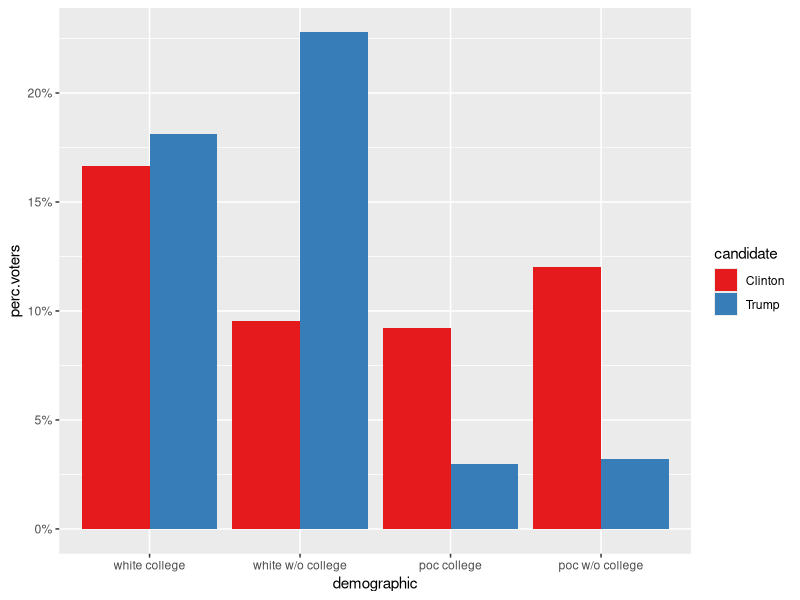
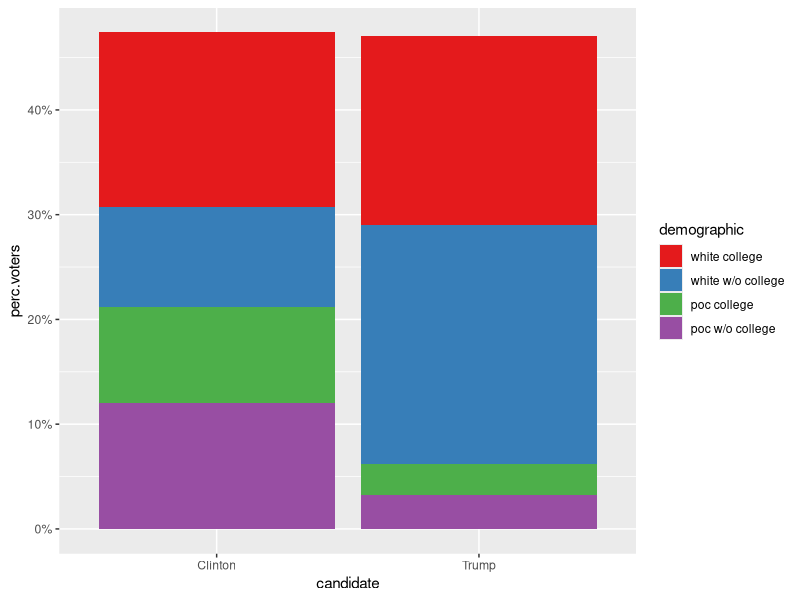
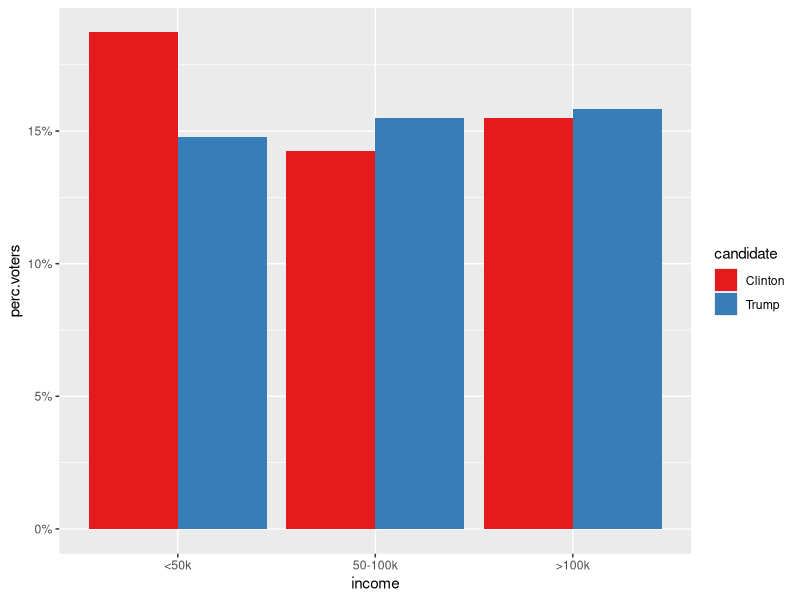
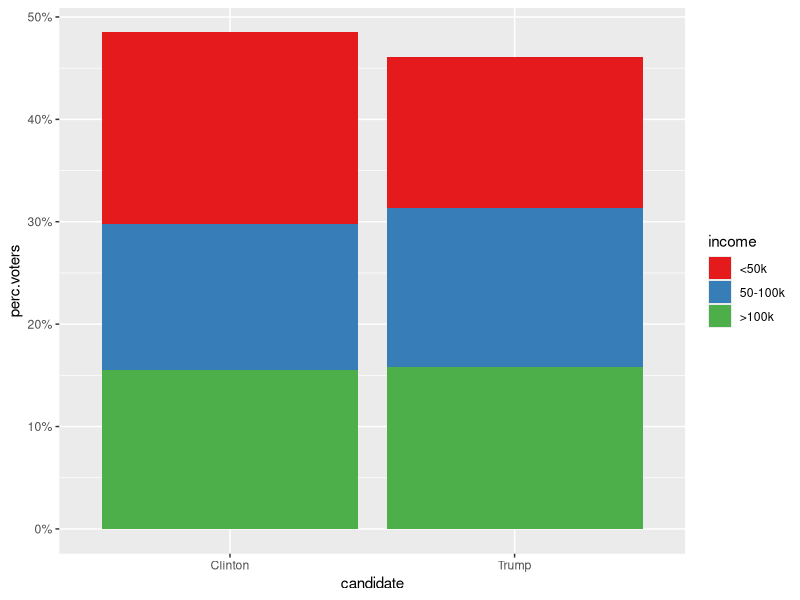
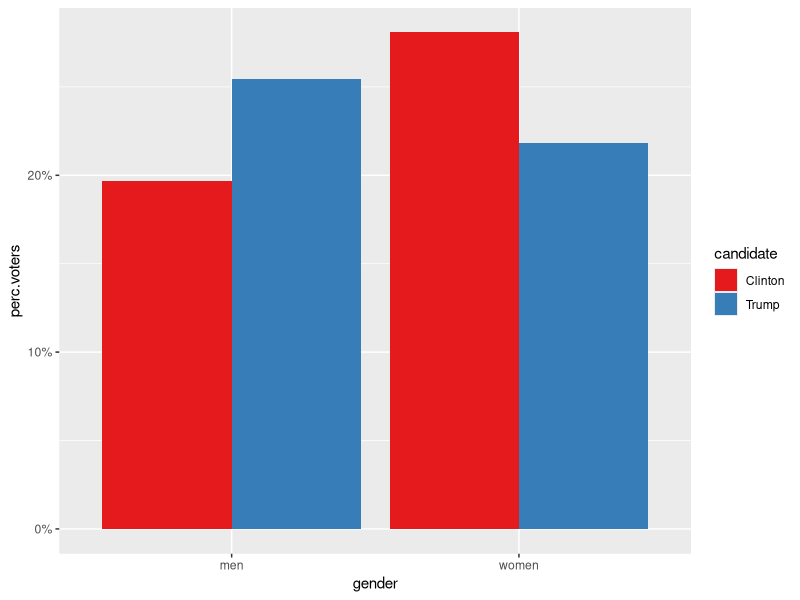
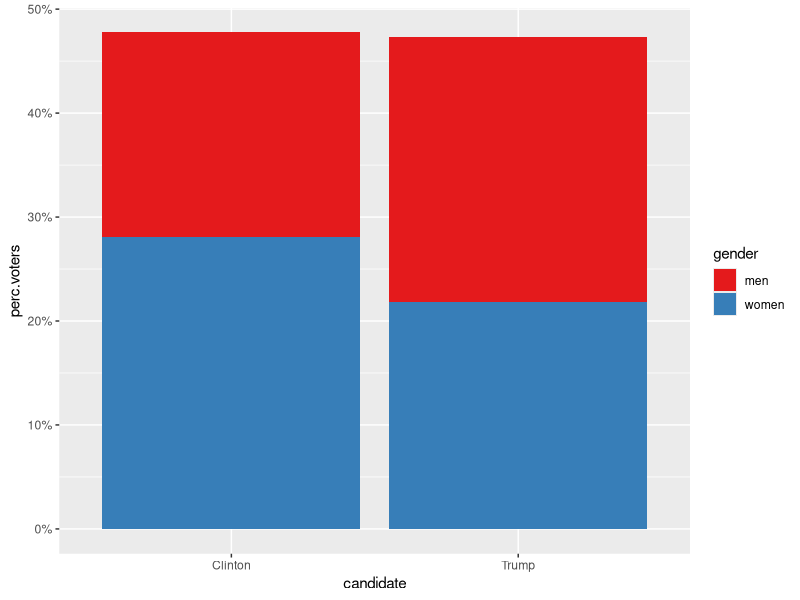

Generate these figures, in order, with R:
## ---- chunk 1
library(tidyverse)
library(knitr)

## The demographic groups
demographic.vec = c('white college', 
					'white w/o college', 
					'poc college', 
					'poc w/o college')

## The data from the CNN table
vote.by.er.wide = tibble(demographic = factor(demographic.vec, 
											  levels = demographic.vec, 
										  ordered = TRUE), 
						 demographic.dist = c(.37, .34, .13, .16),
						 clinton.margin = c(.45, .28, .71, .75), 
						 trump.margin = c(.49, .67, .23, .20))

## CNN reported their table in "wide" format; we'll make it long
vote.by.er = vote.by.er.wide %>%
	mutate(Clinton = clinton.margin * demographic.dist, 
		   Trump = trump.margin * demographic.dist) %>%
	gather(key = candidate, value = perc.voters, Clinton, Trump)
## ---- chunk 2
ggplot(vote.by.er, aes(demographic, perc.voters, fill = candidate)) + 
	geom_bar(stat = 'identity', position = 'dodge') + 
	scale_fill_brewer(palette = 'Set1') +
	scale_y_continuous(labels = scales::percent)
## ---- chunk 3
ggplot(vote.by.er, aes(candidate, perc.voters, fill = demographic)) + 
	geom_bar(stat = 'identity') + 
	scale_fill_brewer(palette = 'Set1') +
	scale_y_continuous(labels = scales::percent)
## ---- chunk 4
vote.by.er %>% group_by(candidate) %>% 
	summarize(perc.voters = sum(perc.voters) * 100) %>%
	kable
## ---- chunk 5
vote.by.er %>% filter(candidate == 'Trump') %>% 
	mutate(tot = sum(perc.voters), 
		   perc.voters = perc.voters / tot * 100) %>%
	select(demographic, perc.voters) %>%
	kable(digits = 0)
## ---- chunk 6
income.vec = c('<50k', '50-100k', '>100k')
## The data from the CNN table
vote.by.income.wide = tibble(income = factor(income.vec, 
											  levels = income.vec, 
										  ordered = TRUE), 
						 income.dist = c(.36, .31, .33),
						 clinton.margin = c(.52, .46, .47),
						 trump.margin = c(.41, .50, .48))

## CNN reported their table in "wide" format; we'll make it long
vote.by.income = vote.by.income.wide %>%
	mutate(Clinton = clinton.margin * income.dist, 
		   Trump = trump.margin * income.dist) %>%
	gather(key = candidate, value = perc.voters, Clinton, Trump)
## ---- chunk 7
ggplot(vote.by.income, aes(income, perc.voters, fill = candidate)) + 
	geom_bar(stat = 'identity', position = 'dodge') + 
	scale_fill_brewer(palette = 'Set1') +
	scale_y_continuous(labels = scales::percent)
## ---- chunk 8
ggplot(vote.by.income, aes(candidate, perc.voters, fill = income)) + 
	geom_bar(stat = 'identity') + 
	scale_fill_brewer(palette = 'Set1') +
	scale_y_continuous(labels = scales::percent)
## ---- chunk 9
vote.by.income %>% group_by(candidate) %>%
	summarize(perc.voters = sum(perc.voters) * 100) %>%
	kable(digits = 1)
## ---- chunk 10
vote.by.income %>% filter(candidate == 'Trump') %>% 
	mutate(tot = sum(perc.voters), 
		   perc.voters = perc.voters / tot * 100) %>%
	select(income, perc.voters) %>%
	kable(digits = 1)
## ---- chunk 11
## The data from the CNN table
vote.by.gender.wide = tibble(gender = factor(c('men', 'women')), 
						 gender.dist = c(.48, .52),
						 clinton.margin = c(.41, .54),
						 trump.margin = c(.53, .42))

## CNN reported their table in "wide" format; we'll make it long
vote.by.gender = vote.by.gender.wide %>%
	mutate(Clinton = clinton.margin * gender.dist, 
		   Trump = trump.margin * gender.dist) %>%
	gather(key = candidate, value = perc.voters, Clinton, Trump)

ggplot(vote.by.gender, aes(gender, perc.voters, fill = candidate)) + 
	geom_bar(stat = 'identity', position = 'dodge') + 
	scale_fill_brewer(palette = 'Set1') +
	scale_y_continuous(labels = scales::percent)

ggplot(vote.by.gender, aes(candidate, perc.voters, fill = gender)) + 
	geom_bar(stat = 'identity') + 
	scale_fill_brewer(palette = 'Set1') +
	scale_y_continuous(labels = scales::percent)
